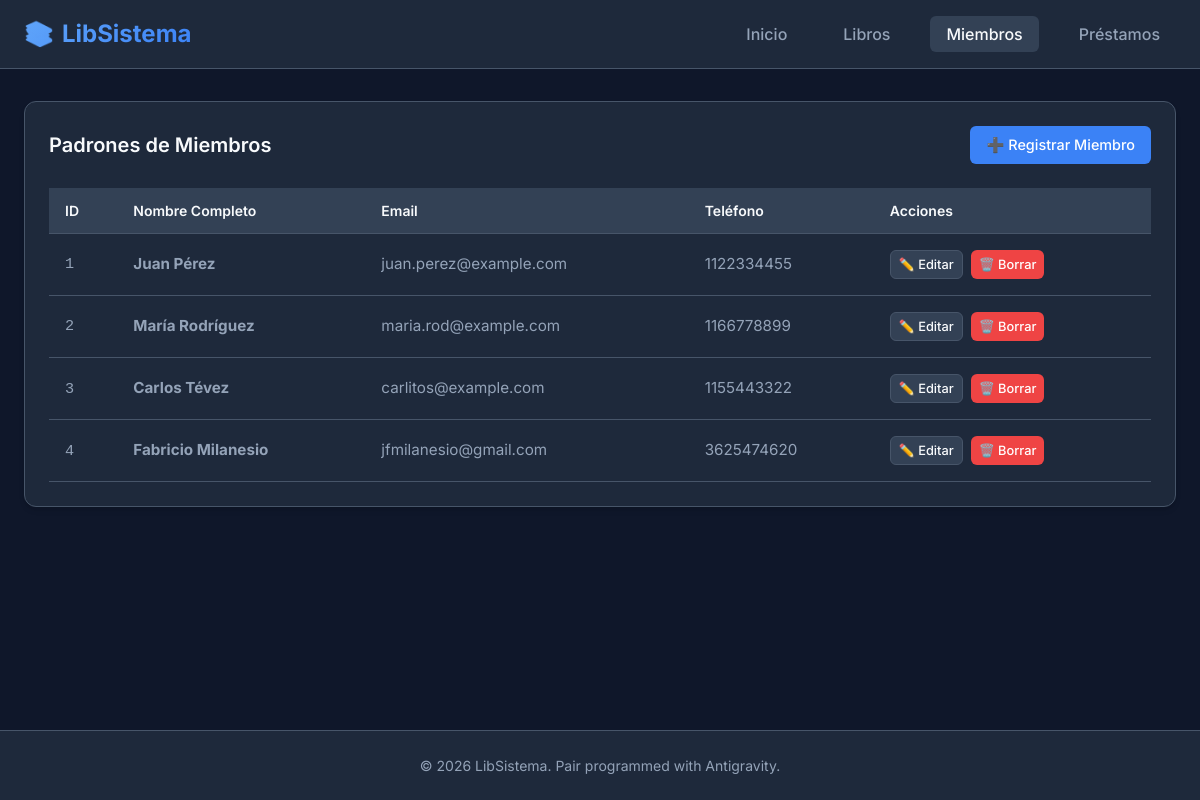
The app's page /miembros/ with its own data.
### biblioteca/models.py (models this page shows, shortened)
class Miembro(models.Model):
    miembro_id = models.AutoField(primary_key=True, verbose_name="ID Miembro")
    nombre_completo = models.CharField(max_length=255, verbose_name="Nombre Completo")
    email = models.EmailField(unique=True, verbose_name="Email")
    telefono = models.CharField(max_length=20, blank=True, verbose_name="Teléfono")

### biblioteca/views.py (the view)
# urls.py: path('miembros/', views.miembro_list, name='miembro_list'),
def miembro_list(request):
    miembros = Miembro.objects.all()
    return render(request, 'biblioteca/miembro_list.html', {'miembros': miembros})

### biblioteca/templates/biblioteca/miembro_list.html (shortened to what this page needs)
{% extends 'biblioteca/base.html' %}
{% block content %}
<div class="card-section">
    <div class="section-header">
        <h1 class="section-title">Padrones de Miembros</h1>
        <a href="{% url 'miembro_create' %}" class="btn btn-primary">➕ Registrar Miembro</a>
    </div>
    <div class="table-responsive">
        <table>
            <thead>
                <tr>
                    <th>ID</th>
                    <th>Nombre Completo</th>
                    <th>Email</th>
                    <th>Teléfono</th>
                    <th>Acciones</th>
                </tr>
            </thead>
            <tbody>
                {% for miembro in miembros %}
                <tr>
                    <td><code>{{ miembro.miembro_id }}</code></td>
                    <td><strong>{{ miembro.nombre_completo }}</strong></td>
                    <td>{{ miembro.email }}</td>
                    <td>{{ miembro.telefono|default:"-" }}</td>
                    <td>
                        <div style="display: flex; gap: 0.5rem;">
                            <a href="{% url 'miembro_update' miembro.miembro_id %}" class="btn btn-secondary btn-sm">✏️ Editar</a>
                            <a href="{% url 'miembro_delete' miembro.miembro_id %}" class="btn btn-danger btn-sm" onclick="return confirm('¿Seguro que deseas eliminar a este miembro?');">🗑️ Borrar</a>
                        </div>
                    </td>
                </tr>
                {% empty %}
                <tr>
                    <td colspan="5" style="text-align: center;">No hay miembros registrados en el sistema.</td>
                </tr>
                {% endfor %}
            </tbody>
        </table>
    </div>
</div>
{% endblock %}

### biblioteca/templates/biblioteca/base.html (shortened to what this page needs)
<!DOCTYPE html>
<html lang="es">
<head>
    {% load static %}
    <link rel="stylesheet" href="{% static 'biblioteca/css/style.css' %}">
</head>
<body>
    <header>
        <div class="nav-container">
            <div class="logo">
                <a href="{% url 'dashboard' %}">
                    <span>📚</span> LibSistema
                </a>
            </div>
            <nav>
                <ul class="nav-menu">
                    <li><a href="{% url 'dashboard' %}" class="nav-link {% if request.resolver_match.url_name == 'dashboard' %}active{% endif %}">Inicio</a></li>
                    <li><a href="{% url 'libro_list' %}" class="nav-link {% if 'libro' in request.resolver_match.url_name %}active{% endif %}">Libros</a></li>
                    <li><a href="{% url 'miembro_list' %}" class="nav-link {% if 'miembro' in request.resolver_match.url_name %}active{% endif %}">Miembros</a></li>
                    <li><a href="{% url 'prestamo_list' %}" class="nav-link {% if 'prestamo' in request.resolver_match.url_name %}active{% endif %}">Préstamos</a></li>
                </ul>
            </nav>
        </div>
    </header>
    <main>
        {% block content %}
        {% endblock %}
    </main>
    <footer>
        <p>&copy; 2026 LibSistema. Pair programmed with Antigravity.</p>
    </footer>
</body>
</html>

### biblioteca/static/biblioteca/css/style.css (style rules this page uses)
:root { --bg-primary: #0f172a; --bg-secondary: #1e293b; --bg-accent: #334155; --text-primary: #f8fafc; --text-secondary: #94a3b8; --primary-color: #3b82f6; --primary-hover: #2563eb; --success: #10b981; --warning: #f59e0b; --danger: #ef4444; --border-color: #475569; --font-family: 'Inter', system-ui, -apple-system, sans-serif; --radius-sm: 6px; --radius-md: 12px; --radius-lg: 16px; --shadow-md: 0 4px 6px -1px rgb(0 0 0 / 0.1), 0 2px 4px -2px rgb(0 0 0 / 0.1); --transition: all 0.2s cubic-bezier(0.4, 0, 0.2, 1); }
* { margin: 0; padding: 0; box-sizing: border-box; }
body { background-color: var(--bg-primary); color: var(--text-primary); font-family: var(--font-family); min-height: 100vh; display: flex; flex-direction: column; line-height: 1.5; }
header { background-color: var(--bg-secondary); border-bottom: 1px solid var(--border-color); position: sticky; top: 0; z-index: 100; }
.nav-container { max-width: 1200px; margin: 0 auto; display: flex; justify-content: space-between; align-items: center; padding: 1rem 1.5rem; }
.logo a { color: var(--text-primary); text-decoration: none; font-size: 1.5rem; font-weight: 700; display: flex; align-items: center; gap: 0.5rem; background: linear-gradient(135deg, #60a5fa, #3b82f6); -webkit-background-clip: text; -webkit-text-fill-color: transparent; }
.nav-menu { display: flex; gap: 1.5rem; list-style: none; }
.nav-link { color: var(--text-secondary); text-decoration: none; font-weight: 500; padding: 0.5rem 1rem; border-radius: var(--radius-sm); transition: var(--transition); }
.nav-link:hover, .nav-link.active { color: var(--text-primary); background-color: var(--bg-accent); }
main { flex: 1; max-width: 1200px; width: 100%; margin: 0 auto; padding: 2rem 1.5rem; }
.card-section { background-color: var(--bg-secondary); border: 1px solid var(--border-color); border-radius: var(--radius-md); padding: 1.5rem; box-shadow: var(--shadow-md); margin-bottom: 2rem; }
.section-header { display: flex; justify-content: space-between; align-items: center; margin-bottom: 1.5rem; flex-wrap: wrap; gap: 1rem; }
.section-title { font-size: 1.25rem; font-weight: 600; }
.table-responsive { width: 100%; overflow-x: auto; }
table { width: 100%; border-collapse: collapse; text-align: left; }
th { background-color: var(--bg-accent); color: var(--text-primary); font-weight: 600; padding: 0.75rem 1rem; font-size: 0.875rem; border-bottom: 1px solid var(--border-color); }
td { padding: 1rem; border-bottom: 1px solid var(--border-color); color: var(--text-secondary); font-size: 0.95rem; }
.btn { display: inline-flex; align-items: center; justify-content: center; gap: 0.5rem; padding: 0.5rem 1rem; border-radius: var(--radius-sm); font-weight: 500; text-decoration: none; cursor: pointer; border: none; transition: var(--transition); font-size: 0.9rem; }
.btn-primary { background-color: var(--primary-color); color: white; }
.btn-secondary { background-color: var(--bg-accent); color: var(--text-primary); border: 1px solid var(--border-color); }
.btn-danger { background-color: var(--danger); color: white; }
.btn-sm { padding: 0.25rem 0.5rem; font-size: 0.8rem; }
footer { text-align: center; padding: 1.5rem; background-color: var(--bg-secondary); border-top: 1px solid var(--border-color); color: var(--text-secondary); font-size: 0.875rem; }

### records on screen
Miembro: miembro_id "1", nombre_completo "Juan Pérez", email "juan.perez@example.com", telefono "1122334455"
Miembro: miembro_id "2", nombre_completo "María Rodríguez", email "maria.rod@example.com", telefono "1166778899"
Miembro: miembro_id "3", nombre_completo "Carlos Tévez", email "carlitos@example.com", telefono "1155443322"
Miembro: miembro_id "4", nombre_completo "Fabricio Milanesio", email "jfmilanesio@gmail.com", telefono "3625474620"
